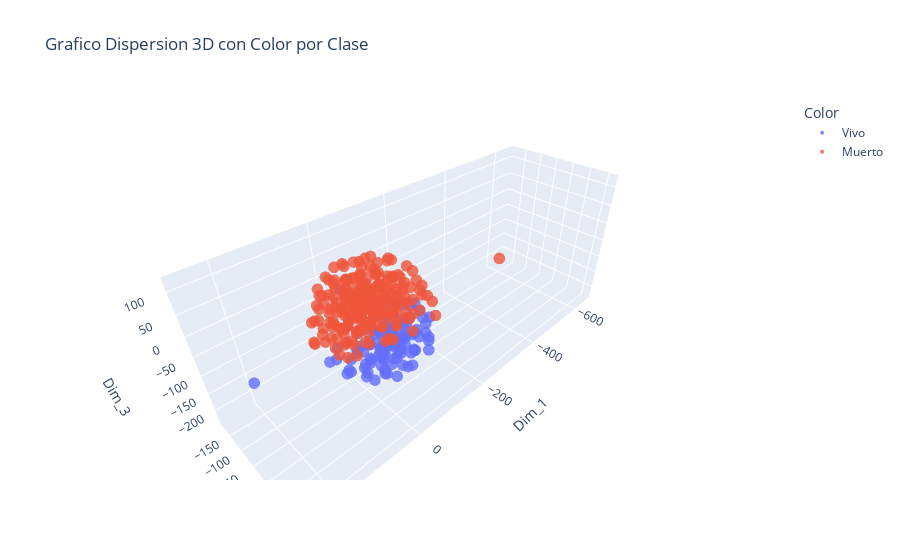

Notebook code for this chart:
### Code cell
X_embedded = TSNE(
    n_components=3,
    learning_rate='auto',
    init='random',
    perplexity=3
).fit_transform(y.reshape(-1, 1))

dat = {'Dim_1': X_embedded[:, 0], 'Dim_2': X_embedded[:, 1], 'Dim_3': X_embedded[:, 2], 'DEATH_EVENT': y}
dt = pd.DataFrame(dat)
col_map = {0: 'Muerto', 1: 'Vivo'}
dt['Color'] = dt['DEATH_EVENT'].map(col_map)

fig = px.scatter_3d(dt, x='Dim_1', y='Dim_2', z='Dim_3', color='Color',
                    title='Grafico Dispersion 3D con Color por Clase')

fig.update_traces(marker=dict(size=4, opacity=0.8))
fig.show()

### Figure 1 — Plotly figure (JSON) as saved in the notebook; plotly's stock layout.template omitted (floating-point values rounded to 4 significant figures; data arrays with more than 128 entries replaced by an {"elided": "..."} marker saying what was removed)
{"data": [{"hovertemplate": "Color=Vivo<br>Dim_1=%{x}<br>Dim_2=%{y}<br>Dim_3=%{z}<extra></extra>", "legendgroup": "Vivo", "marker": {"color": "#636efa", "opacity": 0.8, "size": 4, "symbol": "circle"}, "mode": "markers", "name": "Vivo", "scene": "scene", "showlegend": true, "type": "scatter3d", "x": [6.713, -48.6, 5.365, -17.53, -25.52, 249.7, 50.17, -47.3, 25.29, 11.72, 17.5, -71.11, -159.3, 5.197, -16.21, -3.041, 53.06, 76.47, -55.13, -7.629, 40.12, -37.89, 29.64, 27.47, -31.93, -2.359, 56.86, 51.31, 12.95, -0.6418, -57.25, 61.14, -0.8454, 18.52, -75.81, -71.39, 22.14, 77.89, 46.87, -7.098, 102.8, 31.51, 52.37, -45.9, 20.39, 103.1, 68.5, -50.6, 73.01, 79.21, -23.75, -15.17, 58.77, 69.76, 2.0, 46.15, 87.59, 24.95, -4.031, 73.29, 103.6, -32.74, 47.6, -59.57, 30.78, 44.57, 27.67, 8.768, -21.59, -29.18, 40.9, -12.63, -48.34, 27.87, 12.95, -32.92, -85.4, 2.276, -12.17, 11.8, -19.68, -62.88, 21.22, -20.38, 12.05, 32.4, 106.6, -2.773, 77.81, -56.2, 25.43, -36.17, 18.98, 34.84, -39.91, -15.88], "y": [35.24, 41.6, 57.46, 4.48, -146.1, 21.05, 48.57, 51.53, 50.0, 40.02, 62.0, 26.54, -149.0, 29.09, -1.051, 74.38, 99.84, 48.35, 21.75, 37.49, 72.57, 71.09, 36.15, 39.36, 69.46, 84.37, 100.3, 33.2, 83.8, 10.53, 95.74, 24.72, -0.3577, 84.17, 45.39, 77.84, 8.784, 65.08, 47.62, 60.66, -6.749, 55.85, 32.9, 104.2, 114.1, 58.0, 10.54, 61.38, 82.35, 8.541, 31.45, 61.73, 68.41, 69.01, 57.61, 94.02, 37.47, -10.28, 71.7, 69.68, 21.02, 12.06, 13.06, 53.68, 22.98, 63.04, 20.8, 84.17, 62.55, 46.0, 74.84, 93.92, 19.68, 68.1, 56.13, 94.87, 55.52, 8.371, 33.38, 102.0, 91.82, 71.01, 51.0, 84.91, 109.3, 103.6, 36.63, 114.4, 20.84, 85.69, 79.63, 53.26, 38.04, 2.79, 110.8, 104.6], "z": [-68.92, -44.93, -31.65, -93.93, -22.0, 22.65, -41.32, -90.26, -30.31, -14.19, -13.46, 3.908, -132.6, -116.3, -122.3, 35.36, -41.83, -11.74, -66.41, -32.75, -29.39, -64.69, 7.643, 38.52, 20.69, 73.45, 12.9, -65.6, 8.079, -30.4, 22.11, -30.02, -66.61, -84.86, -68.45, -55.57, -51.01, 16.96, -9.815, -2.176, -52.55, -68.79, -98.74, -46.56, 16.49, -27.26, -58.28, -32.15, -13.73, -88.96, -73.19, -95.32, -77.28, 52.48, -68.03, 45.14, -57.72, -79.82, -48.97, -46.53, -26.72, -47.92, -3.657, 30.15, -27.71, 25.05, -78.88, -23.97, -28.74, -49.21, -0.9011, -70.63, -101.4, 53.13, 17.63, 50.62, -33.22, -94.03, -2.851, 47.74, -36.22, 3.683, -99.71, -5.281, -46.49, -14.75, 13.04, -12.95, -2.74, -20.97, -52.32, -6.024, -49.68, -109.2, -6.321, 21.63]}, {"hovertemplate": "Color=Muerto<br>Dim_1=%{x}<br>Dim_2=%{y}<br>Dim_3=%{z}<extra></extra>", "legendgroup": "Muerto", "marker": {"color": "#EF553B", "opacity": 0.8, "size": 4, "symbol": "circle"}, "mode": "markers", "name": "Muerto", "scene": "scene", "showlegend": true, "type": "scatter3d", "x": {"elided": "203 float values"}, "y": {"elided": "203 float values"}, "z": {"elided": "203 float values"}}], "layout": {"legend": {"title": {"text": "Color"}, "tracegroupgap": 0}, "scene": {"domain": {"x": [0, 1], "y": [0, 1]}, "xaxis": {"title": {"text": "Dim_1"}}, "yaxis": {"title": {"text": "Dim_2"}}, "zaxis": {"title": {"text": "Dim_3"}}}, "title": {"text": "Grafico Dispersion 3D con Color por Clase"}}}
